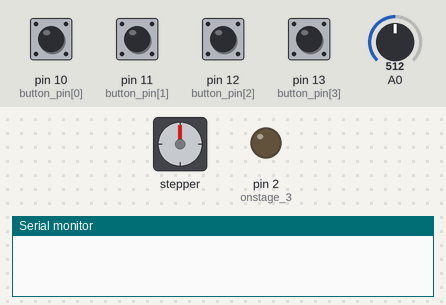
The sketch below on a simulated Arduino Uno, built with avr-gcc and run on an emulated ATmega328P. Shown: stepper motor, output pins drawn as LEDs (lit = HIGH), the last lines printed to the serial monitor. The test bench sets the inputs (shaded band); at power-on: pin 10 (button_pin[0]), pin 11 (button_pin[1]), pin 12 (button_pin[2]) HIGH, pin 13 (button_pin[3]) LOW, A0 = 512. Stepper angles assume 200 steps per turn.

Above: at 1.2 s.
1.3 s: pin 10 (button_pin[0]) pulled LOW for 0.15 s
At 1.82 s:
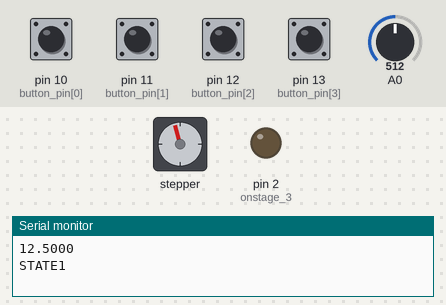
At 2.34 s:
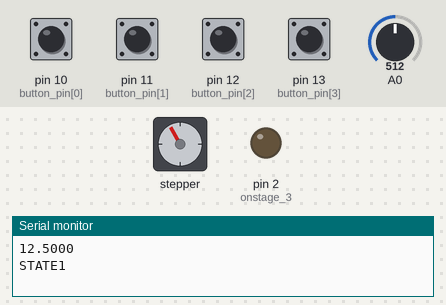
4.3 s: pin 11 (button_pin[1]) pulled LOW for 1 s
At 4.56 s:
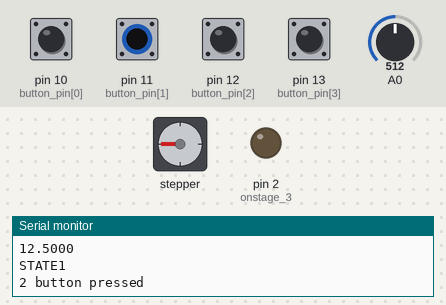
Timing chart, 0 to 22.3 s (numbered marks = the images above; inputs shaded):
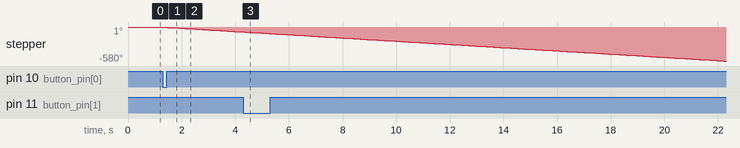

The sketch:

capstone_no.1.ino
```cpp
#include <Stepper.h>
int state = 0;
int button_pin[4] = {10, 11, 12, 13};
int step_count = 0;
int onstage_3 = 2;

//////////these lines are for voltage check/////////////
float contact_coefficient = 0.96;
float dropoff_coefficient = 0.99;
float start_voltage;

///////these lines are for debouncing buttons///////////
boolean last_button_state[4] = {0, 0, 0, 0};
boolean button_state[4] = {0, 0, 0, 0};
boolean button_queue[4] = {0, 0, 0, 0};
unsigned long last_debounce[4] = {0, 0, 0, 0};
const int debounce_delay = 50;

///////////these lines are for step motor////////////////
const int stepsPerRevolution = 200; //200step = 360degree
Stepper myStepper(stepsPerRevolution, 4, 5, 6, 7);
int one_step = -2; // 2step = 0.04mm in z axis

////////////Activate state N ////////////////////////////
int scheduler(int);
int state0();
int state1();
int state2();
int state3();
int state4();
void debouncing_button(int);

void setup() {

  Serial.begin(115200);

  ////////////Activate input buttons//////////////////////
  for (int i = 1; i < 4; i++) {
    pinMode(button_pin[i], INPUT);
  }

  ////////////State 4 current cut/////////////////////////
  pinMode(onstage_3, OUTPUT);

  ////////////Set the RPM of Step motor///////////////////
  myStepper.setSpeed(60);     //set the motor speed in 60RPM
}

void loop() {
  for (int i = 0; i < 4; i++) {
    debouncing_button(i);
  }
  if (scheduler(state) == 1) {
    state++;
    if (state == 5) {
      state = 0;
    }
  }
  delay(20);
}

int scheduler(int i) {
  int done = 0;
  switch (i) {
    case 0:
      done = state0();
      break;
    case 1:
      done = state1();
      break;
    case 2:
      done = state2();
      break;
    case 3:
      done = state3();
      break;
    case 4:
      done = state4();
      break;
    default:
      break;
  }
  return done;
}


int state0() {

  float voltage = analogRead(A0) * 25.00 / 1024.00;

  if (digitalRead(11) == LOW) {

    myStepper.step(-500);      //go down 1cm
    delay(50);
    return 0;
  }


  else if (digitalRead(12) == LOW) {
    myStepper.step(500);        //go up 1cm
    delay(50);
    return 0;
  }

  else if ((digitalRead(10) == LOW) && (voltage > 0.5)) {
    start_voltage = analogRead(A0) * 25.00 / 1024.00;
    Serial.println(start_voltage, 4);
    Serial.println("STATE1");
    return 1;
    }

  else {
    myStepper.step(0);
    delay(50);
    return 0;
  }

}

int state1() {

  float voltage1 = analogRead(A0) * 25.00 / 1024.00;

  if ((voltage1 < 2.48) && (voltage1 > 0.5)) {
    Serial.println("STATE2");
    return 1;
  }

  else {
    myStepper.step(one_step);
    step_count++;
    delay(100);
    return 0;
  }

}

int state2() {

  myStepper.step(one_step * 50);
  step_count += 50;
  delay(50);

  Serial.println("STATE3");
  return 1;

}

int state3() {

  float voltage3 = analogRead(A0) * 25.00 / 1024.00;

  if (voltage3 > 2.47) {
    myStepper.step(0);
    digitalWrite(onstage_3, HIGH);
    Serial.println("STATE4");
    return 1;
  }

  else {
    myStepper.step(0);
    return 0;
  }

}

int state4() {

  myStepper.step(-(one_step) * 50);
  delay(50);
  step_count -= 50;

  while (step_count > 0) {
    myStepper.step(-one_step);
    step_count--;
    delay(50);
  }
  digitalWrite(onstage_3, LOW);
  Serial.println("STATE0");
  return 1;
}

/////////////Debouncing Function//////////////////
void debouncing_button(int i) {
  int reading = digitalRead(button_pin[i]);
  if (reading != last_button_state[i])
    last_debounce[i] = millis();

  if ((millis() - last_debounce[i]) > debounce_delay) {
    if (reading != button_state[i]) {
      button_state[i] = reading;
      if (button_state[i] == LOW) {
        button_queue[i] = HIGH;
        Serial.print(i + 1);
        Serial.println(" button pressed");
      }
    }
  }
  last_button_state[i] = reading;
}
```

Measured:
- after the input at 1.3 s, stepper: keeps turning counter-clockwise at about 29°/s, starting after 0.06 s
